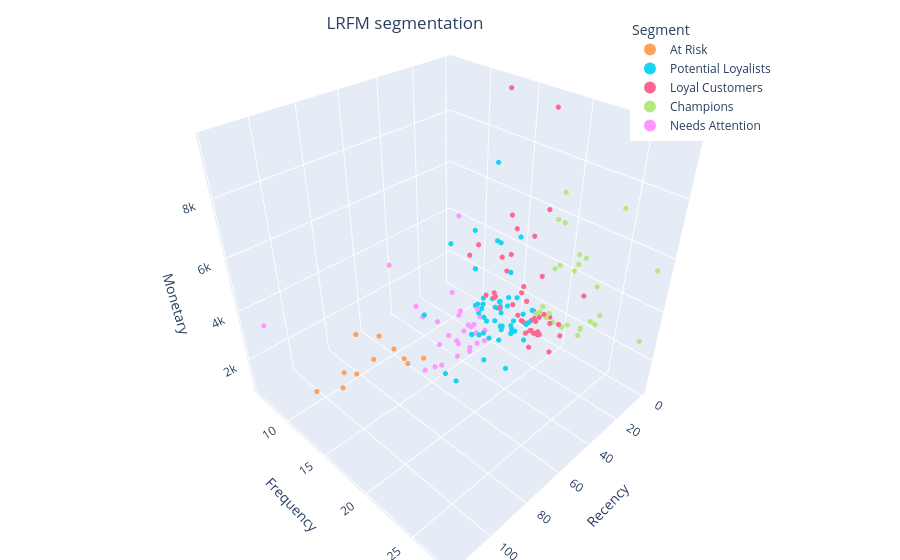

Notebook cell for this chart:
### Code cell
import plotly.express as px

color_map = {'Bronze' : 'brown', 'Silver' : 'gray', 'Gold' : 'orange', 'Platinum' : 'red'}

fig = px.scatter_3d(
    lrfm, 
    x='Recency', 
    y='Frequency', 
    z='Monetary',
    color='Segment', 
    color_discrete_map=color_map, 
)
                          
fig.update_traces(marker_size = 3)

# tight layout
fig.update_layout(margin=dict(l=0, r=0, b=0, t=0),
                  title={
                    'text': "LRFM segmentation",
                    'y':0.97,
                    'x':0.45,
                    'xanchor': 'center',
                    'yanchor': 'top'},
                    legend=dict(
                      yanchor="top",
                      y=0.97,
                      xanchor="left",
                      x=0.70,
                      itemsizing='constant',
                      itemwidth = 30))

fig.update_xaxes(tickformat=".0f")

### Figure 1 — Plotly figure (JSON) as saved in the notebook; plotly's stock layout.template omitted (floating-point values rounded to 4 significant figures)
{"data": [{"hovertemplate": "Segment=At Risk<br>Recency=%{x}<br>Frequency=%{y}<br>Monetary=%{z}<extra></extra>", "legendgroup": "At Risk", "marker": {"color": "#FFA15A", "size": 3, "symbol": "circle"}, "mode": "markers", "name": "At Risk", "scene": "scene", "showlegend": true, "type": "scatter3d", "x": [86, 67, 65, 60, 64, 89, 60, 104, 94, 66, 76], "y": [11, 13, 13, 14, 11, 10, 8, 10, 11, 6, 11], "z": [1150.0, 1433.0, 1115.0, 1375.0, 1236.0, 1093.0, 928.0, 1004.0, 928.0, 802.0, 1328.0]}, {"hovertemplate": "Segment=Potential Loyalists<br>Recency=%{x}<br>Frequency=%{y}<br>Monetary=%{z}<extra></extra>", "legendgroup": "Potential Loyalists", "marker": {"color": "#19d3f3", "size": 3, "symbol": "circle"}, "mode": "markers", "name": "Potential Loyalists", "scene": "scene", "showlegend": true, "type": "scatter3d", "x": [18, 49, 18, 34, 12, 17, 15, 34, 78, 3, 12, 24, 22, 20, 2, 13, 12, 27, 9, 54, 2, 8, 47, 8, 3, 10, 10, 48, 2, 38, 20, 32, 9, 29, 39, 35, 25, 66, 8, 27, 14, 36, 40, 10, 29, 10, 25, 26, 18, 9, 2, 25, 67, 18], "y": [17, 19, 15, 17, 14, 17, 13, 15, 18, 11, 16, 15, 13, 16, 12, 12, 18, 14, 14, 22, 14, 14, 21, 17, 17, 12, 14, 15, 13, 17, 16, 18, 11, 20, 18, 16, 16, 19, 14, 17, 18, 20, 16, 17, 19, 14, 18, 15, 17, 15, 15, 17, 18, 13], "z": [1334.0, 2047.0, 1434.0, 1811.0, 1592.0, 1841.0, 1644.0, 1493.0, 4938.0, 1010.0, 1168.0, 1675.0, 5096.0, 2109.0, 1163.0, 1347.0, 1788.0, 3889.0, 1732.0, 6320.0, 1641.0, 1456.0, 2094.0, 1349.0, 1732.0, 1002.0, 1464.0, 5805.0, 1237.0, 2219.0, 1500.0, 2338.0, 896.0, 2221.0, 8745.0, 1762.0, 5315.0, 1976.0, 1402.0, 1405.0, 1774.0, 6528.0, 2016.0, 1848.0, 2374.0, 4371.0, 1851.0, 1940.0, 1520.0, 1748.0, 1845.0, 1952.0, 2083.0, 1357.0]}, {"hovertemplate": "Segment=Loyal Customers<br>Recency=%{x}<br>Frequency=%{y}<br>Monetary=%{z}<extra></extra>", "legendgroup": "Loyal Customers", "marker": {"color": "#FF6692", "size": 3, "symbol": "circle"}, "mode": "markers", "name": "Loyal Customers", "scene": "scene", "showlegend": true, "type": "scatter3d", "x": [7, 11, 28, 4, 33, 8, 19, 21, 5, 22, 17, 1, 32, 14, 2, 6, 7, 25, 7, 5, 15, 14, 15, 4, 2, 6, 27, 10, 18, 24, 32, 3, 8, 2, 11, 16, 25, 24, 2, 17, 17, 14, 19, 18], "y": [13, 21, 25, 18, 20, 19, 20, 19, 15, 20, 19, 16, 19, 11, 14, 13, 12, 21, 13, 18, 15, 19, 15, 18, 17, 17, 21, 18, 21, 17, 21, 19, 18, 10, 17, 16, 19, 22, 13, 22, 18, 17, 20, 19], "z": [1617.0, 2341.0, 5092.0, 6161.0, 4361.0, 2202.0, 2134.0, 1925.0, 1642.0, 2201.0, 1871.0, 1847.0, 6513.0, 3432.0, 3598.0, 1644.0, 1530.0, 2524.0, 1856.0, 9657.0, 1899.0, 2145.0, 4128.0, 1680.0, 1664.0, 5033.0, 4964.0, 1798.0, 2690.0, 4275.0, 2292.0, 1862.0, 1792.0, 3293.0, 1595.0, 6002.0, 4085.0, 1958.0, 9685.0, 2341.0, 2051.0, 1968.0, 1998.0, 1899.0]}, {"hovertemplate": "Segment=Champions<br>Recency=%{x}<br>Frequency=%{y}<br>Monetary=%{z}<extra></extra>", "legendgroup": "Champions", "marker": {"color": "#B6E880", "size": 3, "symbol": "circle"}, "mode": "markers", "name": "Champions", "scene": "scene", "showlegend": true, "type": "scatter3d", "x": [4, 6, 11, 3, 4, 8, 7, 10, 1, 15, 4, 4, 1, 4, 8, 7, 18, 2, 7, 6, 10, 7, 12, 1, 1, 12, 2, 3], "y": [18, 19, 23, 19, 24, 20, 20, 21, 22, 21, 21, 22, 22, 19, 21, 24, 23, 23, 25, 28, 24, 18, 20, 19, 21, 22, 18, 28], "z": [1918.0, 1963.0, 2321.0, 3974.0, 3110.0, 2076.0, 6097.0, 2238.0, 1965.0, 4942.0, 2012.0, 5012.0, 1912.0, 2069.0, 2093.0, 2857.0, 5827.0, 2536.0, 7416.0, 3046.0, 4517.0, 1970.0, 6375.0, 6864.0, 4467.0, 4807.0, 2081.0, 5652.0]}, {"hovertemplate": "Segment=Needs Attention<br>Recency=%{x}<br>Frequency=%{y}<br>Monetary=%{z}<extra></extra>", "legendgroup": "Needs Attention", "marker": {"color": "#FF97FF", "size": 3, "symbol": "circle"}, "mode": "markers", "name": "Needs Attention", "scene": "scene", "showlegend": true, "type": "scatter3d", "x": [17, 38, 31, 27, 41, 36, 42, 43, 20, 41, 68, 19, 49, 31, 37, 32, 64, 50, 29, 58, 34, 36, 44, 44, 117, 10, 31, 31, 64], "y": [13, 14, 16, 14, 16, 11, 17, 15, 11, 16, 12, 13, 16, 14, 17, 13, 15, 14, 14, 15, 14, 9, 14, 15, 8, 8, 7, 15, 17], "z": [1135.0, 6327.0, 1797.0, 1421.0, 1463.0, 1254.0, 1951.0, 1484.0, 1087.0, 1287.0, 5151.0, 1572.0, 1448.0, 1572.0, 1836.0, 1843.0, 1284.0, 1525.0, 1392.0, 1145.0, 1423.0, 1029.0, 1672.0, 1667.0, 3926.0, 943.0, 885.0, 1447.0, 2035.0]}], "layout": {"legend": {"itemsizing": "constant", "itemwidth": 30, "title": {"text": "Segment"}, "tracegroupgap": 0, "x": 0.7, "xanchor": "left", "y": 0.97, "yanchor": "top"}, "margin": {"b": 0, "l": 0, "r": 0, "t": 0}, "scene": {"domain": {"x": [0, 1], "y": [0, 1]}, "xaxis": {"title": {"text": "Recency"}}, "yaxis": {"title": {"text": "Frequency"}}, "zaxis": {"title": {"text": "Monetary"}}}, "title": {"text": "LRFM segmentation", "x": 0.45, "xanchor": "center", "y": 0.97, "yanchor": "top"}, "xaxis": {"tickformat": ".0f"}}}
